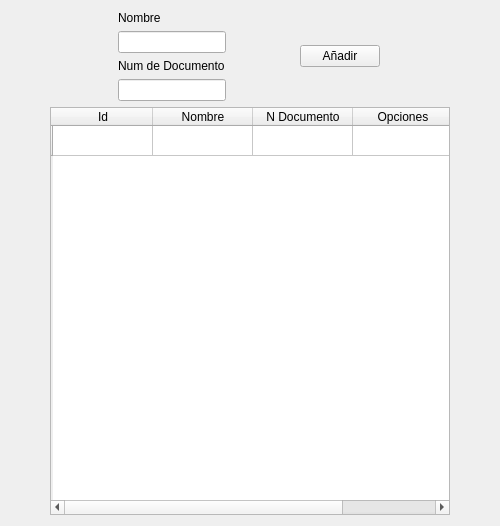
<?xml version="1.0" encoding="UTF-8"?>
<ui version="4.0">
 <class>clientesForm</class>
 <widget class="QWidget" name="clientesForm">
  <property name="geometry">
   <rect>
    <x>0</x>
    <y>0</y>
    <width>500</width>
    <height>526</height>
   </rect>
  </property>
  <property name="sizePolicy">
   <sizepolicy hsizetype="Minimum" vsizetype="Preferred">
    <horstretch>0</horstretch>
    <verstretch>0</verstretch>
   </sizepolicy>
  </property>
  <property name="minimumSize">
   <size>
    <width>500</width>
    <height>0</height>
   </size>
  </property>
  <property name="maximumSize">
   <size>
    <width>500</width>
    <height>16777215</height>
   </size>
  </property>
  <property name="windowTitle">
   <string>Clientes</string>
  </property>
  <layout class="QGridLayout" name="gridLayout">
   <item row="0" column="0">
    <layout class="QHBoxLayout" name="horizontalLayout">
     <item>
      <layout class="QVBoxLayout" name="verticalLayout_2">
       <item>
        <widget class="QLabel" name="label">
         <property name="sizePolicy">
          <sizepolicy hsizetype="Minimum" vsizetype="Maximum">
           <horstretch>0</horstretch>
           <verstretch>0</verstretch>
          </sizepolicy>
         </property>
         <property name="text">
          <string>Nombre</string>
         </property>
        </widget>
       </item>
       <item>
        <widget class="QLineEdit" name="lineEdit_Nombre">
         <property name="sizePolicy">
          <sizepolicy hsizetype="Maximum" vsizetype="Maximum">
           <horstretch>0</horstretch>
           <verstretch>0</verstretch>
          </sizepolicy>
         </property>
        </widget>
       </item>
       <item>
        <widget class="QLabel" name="label_3">
         <property name="text">
          <string>Num de Documento</string>
         </property>
        </widget>
       </item>
       <item>
        <widget class="QLineEdit" name="lineEdit_Documento">
         <property name="sizePolicy">
          <sizepolicy hsizetype="Maximum" vsizetype="Maximum">
           <horstretch>0</horstretch>
           <verstretch>0</verstretch>
          </sizepolicy>
         </property>
        </widget>
       </item>
      </layout>
     </item>
     <item>
      <layout class="QVBoxLayout" name="verticalLayout">
       <item>
        <widget class="QPushButton" name="btnAdd">
         <property name="sizePolicy">
          <sizepolicy hsizetype="Fixed" vsizetype="Fixed">
           <horstretch>0</horstretch>
           <verstretch>0</verstretch>
          </sizepolicy>
         </property>
         <property name="text">
          <string>Añadir</string>
         </property>
        </widget>
       </item>
      </layout>
     </item>
    </layout>
   </item>
   <item row="1" column="0" alignment="Qt::AlignHCenter">
    <widget class="QTableWidget" name="tableWidget">
     <property name="sizePolicy">
      <sizepolicy hsizetype="Maximum" vsizetype="Minimum">
       <horstretch>0</horstretch>
       <verstretch>0</verstretch>
      </sizepolicy>
     </property>
     <property name="minimumSize">
      <size>
       <width>400</width>
       <height>0</height>
      </size>
     </property>
     <property name="maximumSize">
      <size>
       <width>16777215</width>
       <height>16777215</height>
      </size>
     </property>
     <property name="styleSheet">
      <string notr="true"/>
     </property>
     <row>
      <property name="text">
       <string/>
      </property>
     </row>
     <column>
      <property name="text">
       <string>Id</string>
      </property>
      <property name="whatsThis">
       <string/>
      </property>
      <property name="textAlignment">
       <set>AlignCenter</set>
      </property>
     </column>
     <column>
      <property name="text">
       <string>Nombre</string>
      </property>
     </column>
     <column>
      <property name="text">
       <string>N Documento</string>
      </property>
     </column>
     <column>
      <property name="text">
       <string>Opciones</string>
      </property>
     </column>
     <item row="0" column="1">
      <property name="text">
       <string/>
      </property>
     </item>
     <item row="0" column="2">
      <property name="text">
       <string/>
      </property>
      <property name="textAlignment">
       <set>AlignCenter</set>
      </property>
     </item>
    </widget>
   </item>
  </layout>
 </widget>
 <resources/>
 <connections/>
</ui>
